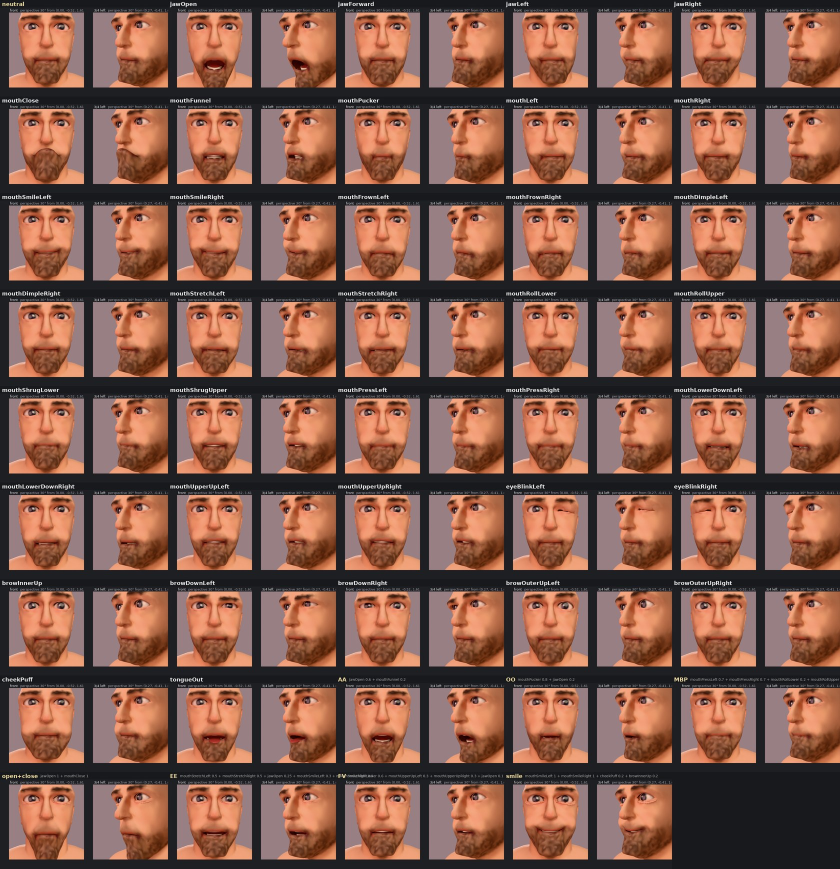
#> input picture spikes/face_shapes/gnm_talk_shapes.jpg, 1680 x 1737 px (shown at 1/2 size); its folder holds only this picture in this run
$ python -i images.py   (imports and definitions only)
#> lines starting #> are read from the running program, lines starting #| are printed output that depends on the picture
"""Images as paint: a picture in a frame, a printed page, a poster, a label, a logo on a shirt.

The paint generator `image` lays an image on the surface as a projected decal (planar, along a facing direction):

  "image": {"file": path (a PNG/JPEG/...; copied into the content store at save and replaced by "id")
                | "id": 16 hex digits (an image in workspace/_images/)
                | "text": {...} (text set on a page, below),
            "at": joint | blob | [x, y, z] | {"bone", "t"}: the decal's centre. A blob (a canvas, a sign board, a
                label) puts the centre on that blob's face named by "dir",
            "dir": [x, y, z] (the way the printed surface faces: the decal is seen looking against it) | "front" |
                "back" | "left" | "right" | "top" | "bottom" (the "at" blob's own faces; front = its local -Y),
                default "front" for a blob, else [0, -1, 0],
            "up": [x, y, z] (default world Z, or the blob's local Z / +Y for top and bottom faces),
            "size": [w, h] m (null for one of them: from the image's aspect), "rotate": deg (about dir),
            "depth": m (how far in front of / behind the decal's plane it reaches: 0.25 x its larger side),
            "facing": 0..1 (0.3: skin facing away from dir by more than this doesn't take it, so a thin board's
                back stays clean),
            "channel": "alpha" (default: the image's coverage, PNG alpha) | "luma" | "r" | "g" | "b" | "coverage"
                (the whole rectangle),
            "flip": true (mirror the picture left-right), "mirror": true (also at the X-mirrored placement, the
                picture still reading the right way: text, a logo),
            "mirror_image": true (with "mirror", or on a ".L" layer: the mirrored placement shows the picture
                MIRRORED too, as symmetric anatomy is: a brow's hairs run from the nose outward on both sides;
                planar decals),
            "wrap": "planar" (default) | "cylinder" | "sphere" | "surface" (below),
            "style": true (the picture's colours through the paint style's saturation and value),
            "on": part(s) whose surface a wrap measures (default the layer's parts),
            "offset": [x, y, z] m (world axes) added to the centre "at" gives (after a blob's face): how a decal
                moved in the Blender scene comes back while it stays near its joint or blob (`from_gizmo`)}

In the Blender scene every decal is a wire gizmo (collection "decals", never rendered or baked): its rectangle
(a wrap's outline round its axis, plus the axis). Move, turn or scale it there and `scene.pull` writes the
placement back (`from_gizmo`): at/offset, dir/up/rotate, size; a wrap's height, axis, dir, span.

Wraps, so a label isn't stretched round a curved thing:
  "cylinder": a label round a can, mug or bottle, a print round a sleeve. "axis": a bone | [joint, joint] |
      [x, y, z] (through "at") | {"at", "dir"}; default the "at" blob's own z axis. "at" sets the label's height
      (projected onto the axis), "dir" the way its centre faces (off the axis; default front). Width: "size"
      [w, h] in metres round the surface, or "span": degrees round (height from size [null, h] or the aspect).
      "seam": deg from the centre where the wrap is cut (180: behind). The surface's radius above and below the
      centre gives a local cone (r0 + m t); "unroll": "auto" fan-cuts the label on a taper (|m| > TAPER: rows
      round the axis, the ends along the cone's lines, even height, like a paper neck label) and is a plain
      cylinder otherwise; "cone" / "arc" force one ("arc": each row its true length at its own radius, v = height
      along the axis: the ends lean on a taper). Depth = distance off that cone; facing = against its normal.
  "sphere": a globe or a ball. "at" = the centre, "axis" = the poles (default the blob's z), "dir" = the
      decal's centre (latitude included). "span": [round, up] degrees ([360, 180]: equirectangular), or "size" in
      metres at the surface.
  "surface": a sticker lying on any curved surface: geodesic polar coordinates from its centre ("at", seated on
      the field; "up" orients it, "dir" only picks a blob's face). decalmap.py; measured per vertex in the scene.
Cylinder and sphere are computed per pixel in the look's shader nodes (and so in the export's Cycles bake).

As a layer's flat key with "color": "image" the layer paints the image's own colours (masked by the channel);
with a plain colour, or in a mask stack, it is a mask like any generator (a stencil). Height x mask gives relief:
{"height": 0.0008, "image": {..., "channel": "luma"}} raises the light parts (impasto, embossing).

Text: {"string": "...", ("\\n" breaks a line, a blank line between paragraphs), "font": "serif" | "sans" | "mono"
(+ "-bold", "-italic") | a .ttf path, "size": m (em height on the surface, 0.004), "color" ("#111111"),
"background": colour or null (transparent), "align": "left" | "center" | "right" | "justify", "margin": m
(0.012), "line": spacing x size (1.35), "px_per_m": render resolution (6000: 0.17 mm pixels)}. The page is the
decal's size (give "size": [w, null] to fit the page height to the text). Rendered once, cached by content.

Look shows decals per pixel (shader nodes read the image), the export bakes them through Cycles at the atlas'
texel density, raised automatically over each decal (asset.decal_focus) to keep about the image's resolution.
"""

from __future__ import annotations

import hashlib
import json
import re
from pathlib import Path

import numpy as np

from .spec import SpecError

TEXT_VERSION = 2  # bump when text rendering changes
INK = 0.5  # coverage -> alpha exponent (ink spread)
MAX_PX = 4096  # a text page's longer side at most
FACES = {"front": (0, -1, 0), "back": (0, 1, 0), "left": (1, 0, 0), "right": (-1, 0, 0), "top": (0, 0, 1),
         "bottom": (0, 0, -1)}
KEYS = {"file", "id", "text", "name", "at", "dir", "up", "size", "rotate", "depth", "facing", "channel", "flip",
        "mirror", "mirror_image", "wrap", "axis", "seam", "span", "style", "on", "unroll", "offset", "box"}
WRAPS = ("planar", "cylinder", "sphere", "surface", "uv")
PLACE_KEYS = {"id", "file", "text", "at", "dir", "up", "size", "rotate", "offset", "wrap", "axis", "seam", "span",
              "unroll", "on"}  # entries alike in these share one gizmo in the scene (scene.decal_gizmos)
UNROLLS = ("auto", "cone", "arc")
TAPER = 0.02  # |d radius / d height| over a cylinder wrap's label above which "auto" unrolls it as a cone
TEXT_KEYS = {"string", "font", "size", "color", "background", "align", "margin", "line", "px_per_m"}
CHANNELS = ("alpha", "luma", "r", "g", "b", "coverage")
FONT_DIRS = ["/usr/share/fonts/truetype/dejavu", "/usr/share/fonts/dejavu", "/usr/share/fonts/TTF",
             "/Library/Fonts", "C:/Windows/Fonts"]
FONTS = {"sans": "DejaVuSans", "serif": "DejaVuSerif", "mono": "DejaVuSansMono"}


def store_dir() -> Path:
    from . import store
    return store.HOME / "_images"


# [54 lines left out: functions id_path, _bleed, ingest, _entries, not called in this run]


def layer_images(ly: dict) -> list:
    return list(_entries(ly))


# [121 lines left out: functions ingest_spec, _font_file, _font, _text_key, _wrap, render_text and 1 more, not called in this run]


# ---- sources ------------------------------------------------------------------------------------------------------

def source_path(img: dict) -> Path:
    """The PNG an image dict shows (a stored image, or its text rendered)."""
    if "text" in img:
        sz = img.get("size")
        if not (isinstance(sz, list) and len(sz) == 2 and sz[0]):
            raise SpecError("image text needs \"size\": [width, height or null] (m): the page")
        return text_path(img["text"], float(sz[0]), None if sz[1] is None else float(sz[1]))
    if "id" in img:
        p = id_path(img["id"])
        if not p.exists():
            raise SpecError(f"image {img['id']!r} is missing from the store ({p})")
        return p
    if "file" in img:  # not saved yet (a spec handed straight to the code): store it now
        return id_path(ingest(img["file"]))
    raise SpecError("image needs \"file\", \"id\" or \"text\"")


_PIX: dict = {}


# [50 lines left out: functions pixels, image_size, styled_path, _unit, not called in this run]


_PRIMS: dict = {}  # a frame's "geo" -> the primitives its surface is measured on (surface maps)


# [306 lines left out: functions prims_on, _geo, _hit, _offset, _at_point, _axis and 2 more, not called in this run]


_UVBASE: dict = {}  # a uv frame's "geo" -> the base whose atlas it is laid in


# [40 lines left out: functions _uv_frame, mirrored, not called in this run]


def _ramp(x, a, b):
    t = np.clip((x - a) / (b - a), 0, 1)
    return t * t * (3 - 2 * t)


# [279 lines left out: functions surface_map, wrap_coords, project, sample, _one, evaluate and 8 more, not called in this run]


def _rv(v, nd=4):
    return [round(float(x), nd) + 0.0 for x in v]  # (+ 0.0: no "-0.0" in the spec)


# [135 lines left out: functions _signed_angle, from_gizmo, not called in this run]

>>> import cv2
>>> picture = cv2.imread('../../spikes/face_shapes/gnm_talk_shapes.jpg', cv2.IMREAD_GRAYSCALE)
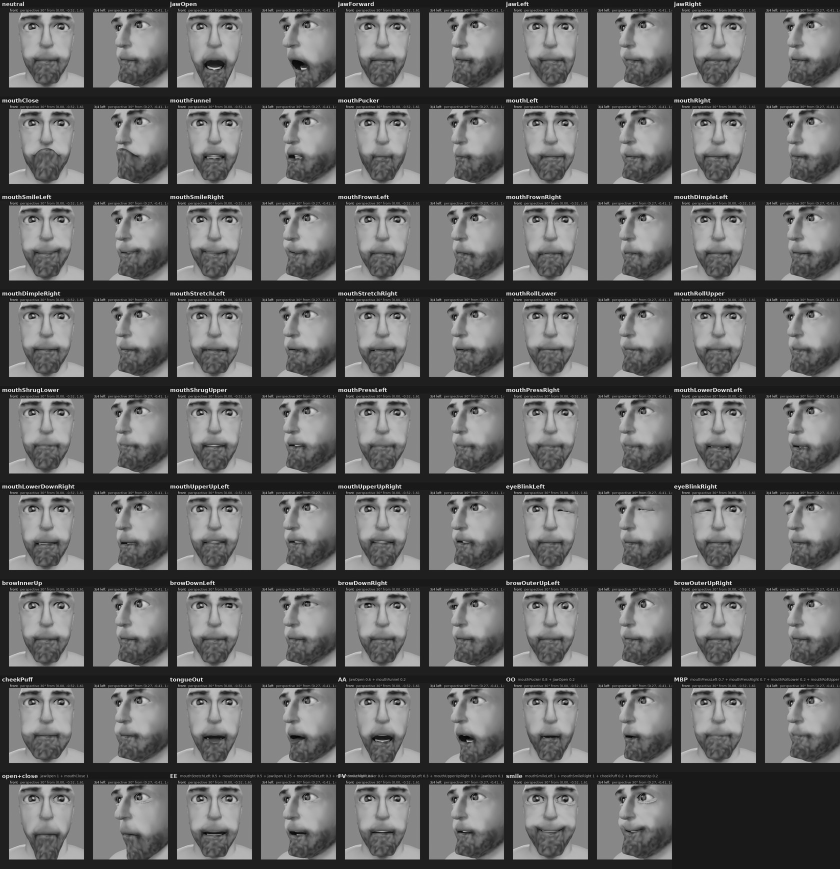
#> picture: shape (1737, 1680) (shown at 1/2 size); min 0, max 255, mean 99.6
#> (the run stopped early here; a loop or call above may not have finished)

$ run again, on spikes/face_shapes/goblin_talk_shapes.jpg
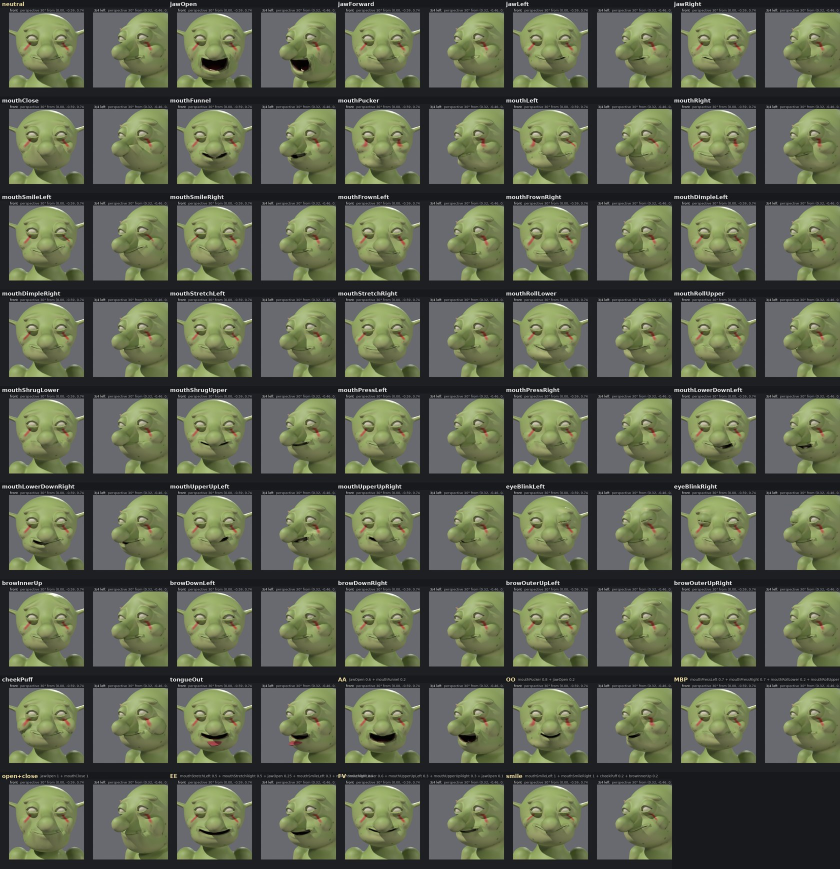
#> input picture spikes/face_shapes/goblin_talk_shapes.jpg, 1680 x 1737 px (shown at 1/2 size)
#> `picture = cv2.imread('../../spikes/face_shapes/gnm_talk_shapes.jpg', c..`:
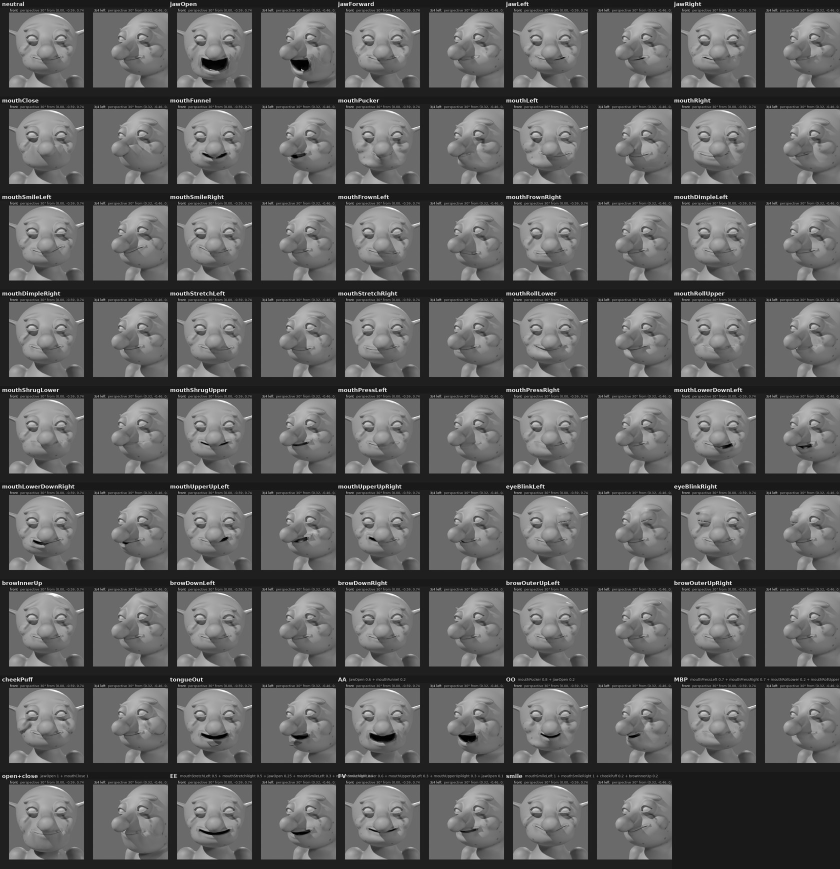
#> picture: shape (1737, 1680) (shown at 1/2 size); min 0, max 255, mean 92.9
